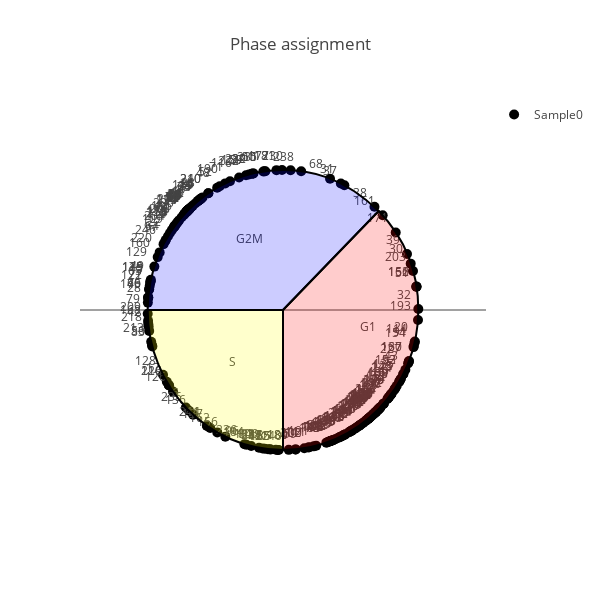

The notebook cell this image was saved under:
### Code cell
iplot(helper.get_prediction_plot(
    prediction_table.loc[:, "G1"], 
    prediction_table.loc[:, "S"], 
    prediction_table.loc[:, "G2M"], 
    samples=list(prediction_table.index),
    t="pie", title="Phase assignment", width=600, height=600
))

### Figure 1 — Plotly figure (JSON) as saved in the notebook; plotly's stock layout.template omitted (floating-point values rounded to 4 significant figures; data arrays with more than 128 entries replaced by an {"elided": "..."} marker saying what was removed)
{"data": [{"marker": {"color": "black", "size": 10, "symbol": "circle"}, "mode": "markers+text", "name": "Sample0", "text": {"elided": "247 str values"}, "textfont": {"size": 12}, "textposition": "top left", "type": "scatter", "x": {"elided": "247 float values"}, "y": {"elided": "247 float values"}}, {"hoverinfo": "none", "mode": "text", "showlegend": false, "text": ["G1", "G2M", "S"], "type": "scatter", "x": [0.625, -0.25, -0.375], "y": [-0.125, 0.5, -0.375]}], "layout": {"height": 600, "shapes": [{"fillcolor": "rgba(255,0,0,0.2)", "path": " M 0,0 L0,-1 C 0.552,-1 1,-0.552 1,0 C 1,0.15 0.972,0.442 0.707,0.707 Z", "type": "path"}, {"fillcolor": "rgba(255,255,0,0.2)", "path": " M 0,0 L-1,0 C -1,-0.552 -0.552,-1 0,-1 Z", "type": "path"}, {"fillcolor": "rgba(0,0,255,0.2)", "path": " M 0,0 L0.707,0.707 C 0.442,0.952 0.205,1 0,1 C -0.552,1 -1,0.552 -1,0 Z", "type": "path"}], "title": "Phase assignment", "width": 600, "xaxis": {"range": [-1.5, 1.5], "showgrid": false, "showline": false, "showticklabels": false, "zeroline": false}, "yaxis": {"range": [-1.5, 1.5], "showgrid": false, "showline": false, "showticklabels": false}}}
